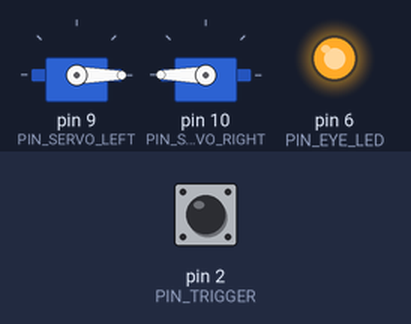
Recording of a sketch running on a simulated Arduino Uno, built with avr-gcc and run on an emulated ATmega328P. Shown: 2 × servo, output pins drawn as LEDs (lit = HIGH). The inputs (shaded band) are chosen by the test bench; at power-on: pin 2 (PIN_TRIGGER) LOW.

Above: at 1.2 s.
1.3 s: pin 2 (PIN_TRIGGER) driven HIGH
At 3.2 s:
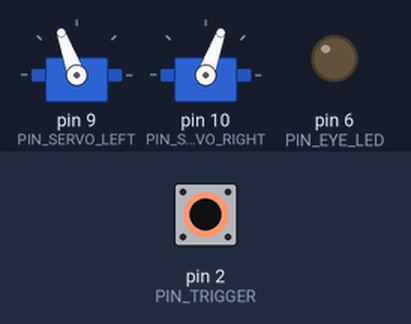
3.5 s: pin 2 (PIN_TRIGGER) pulsed LOW 2 times (0.12 s each, 0.3 s apart)
At 4.13 s:
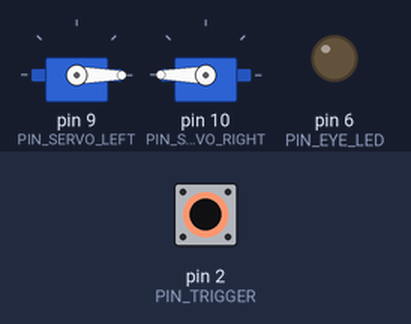
6.5 s: pin 2 (PIN_TRIGGER) pulsed LOW 5 times (0.12 s each, 0.3 s apart)
At 6.84 s:
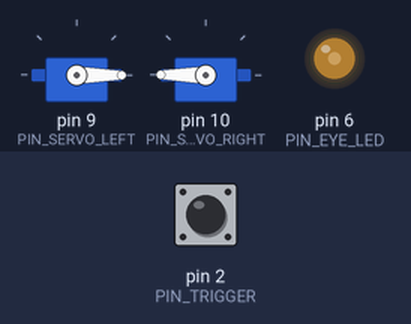
Timing chart, 0 to 9.8 s (numbered marks = the images above; inputs shaded):
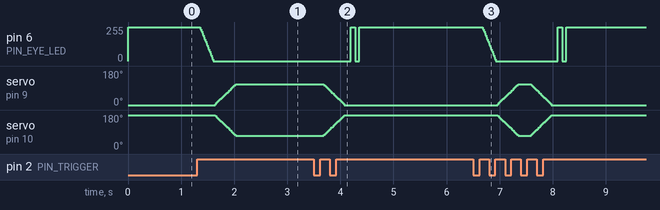

The sketch:

iron_man_mk5.ino
```cpp
#include <Servo.h>

// Servo Tanımlamaları
Servo leftServo;
Servo rightServo;

const int PIN_SERVO_LEFT = 9;
const int PIN_SERVO_RIGHT = 10;
const int PIN_TRIGGER = 2;
const int PIN_EYE_LED = 6;

// Açı Sınırları (Mekanik yapıya göre ayarlanabilir)
const int LEFT_CLOSED = 0;
const int LEFT_OPEN = 110;
const int RIGHT_CLOSED = 180;
const int RIGHT_OPEN = 70;

bool isHelmetOpen = false;
int lastButtonState = LOW;

void setup() {
  pinMode(PIN_TRIGGER, INPUT);
  pinMode(PIN_EYE_LED, OUTPUT);

  leftServo.attach(PIN_SERVO_LEFT);
  rightServo.attach(PIN_SERVO_RIGHT);

  // Başlangıç: Kapalı Konum
  leftServo.write(LEFT_CLOSED);
  rightServo.write(RIGHT_CLOSED);
  digitalWrite(PIN_EYE_LED, HIGH);
}

void loop() {
  int buttonState = digitalRead(PIN_TRIGGER);

  // Butona basıldığında durumu değiştir
  if (buttonState == HIGH && lastButtonState == LOW) {
    delay(50); // Debounce gecikmesi
    if (isHelmetOpen) {
      closeHelmet();
    } else {
      openHelmet();
    }
    isHelmetOpen = !isHelmetOpen;
  }
  lastButtonState = buttonState;
}

void openHelmet() {
  // Gözleri yavaşça söndür
  for (int b = 255; b >= 0; b -= 15) {
    analogWrite(PIN_EYE_LED, b);
    delay(15);
  }

  // Servoları pürüzsüz aç
  for (int i = 0; i <= 100; i += 5) {
    int leftAngle = map(i, 0, 100, LEFT_CLOSED, LEFT_OPEN);
    int rightAngle = map(i, 0, 100, RIGHT_CLOSED, RIGHT_OPEN);

    leftServo.write(leftAngle);
    rightServo.write(rightAngle);
    delay(20);
  }
}

void closeHelmet() {
  // Servoları pürüzsüz kapat
  for (int i = 0; i <= 100; i += 5) {
    int leftAngle = map(i, 0, 100, LEFT_OPEN, LEFT_CLOSED);
    int rightAngle = map(i, 0, 100, RIGHT_OPEN, RIGHT_CLOSED);

    leftServo.write(leftAngle);
    rightServo.write(rightAngle);
    delay(20);
  }

  // Gözleri yak ve efekt ver
  delay(100);
  digitalWrite(PIN_EYE_LED, HIGH);
  delay(80);
  digitalWrite(PIN_EYE_LED, LOW);
  delay(80);
  digitalWrite(PIN_EYE_LED, HIGH);
}
```

Measured:
- after the input at 1.3 s, pin 6 (PIN_EYE_LED): moves from 255/255 to 0/255 over 0.24 s, starting after 0.07 s; servo on pin 9 (PIN_SERVO_LEFT): moves from 0° to 110° over 0.38 s, starting after 0.34 s; servo on pin 10 (PIN_SERVO_RIGHT): moves from 180° to 70° over 0.38 s, starting after 0.34 s
- after the input at 3.5 s, pin 6 (PIN_EYE_LED): 0/255 → 255/255 after 0.70 s, → 0/255 0.08 s later, → 255/255 0.08 s later; servo on pin 9 (PIN_SERVO_LEFT): moves from 110° to 0° over 0.38 s, starting after 0.19 s; servo on pin 10 (PIN_SERVO_RIGHT): moves from 70° to 180° over 0.38 s, starting after 0.19 s
- after the input at 6.5 s, pin 6 (PIN_EYE_LED): ramps from 255/255 to 0/255 and jumps back, once every 0.16 s; servo on pin 9 (PIN_SERVO_LEFT): rises from 0° to 110° in 0.38 s, then falls to 0° in 0.63 s
